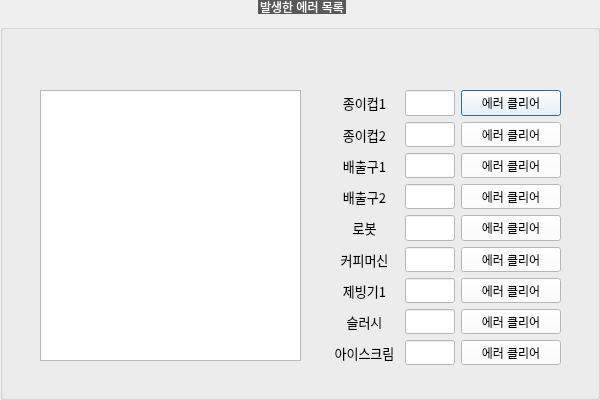
<?xml version="1.0" encoding="UTF-8"?>
<ui version="4.0">
 <class>DialogError</class>
 <widget class="QDialog" name="DialogError">
  <property name="geometry">
   <rect>
    <x>0</x>
    <y>0</y>
    <width>600</width>
    <height>400</height>
   </rect>
  </property>
  <property name="windowTitle">
   <string>Dialog</string>
  </property>
  <property name="styleSheet">
   <string notr="true">QGroupBox  {
    margin-top: 10px;
	font: 20pt &quot;함초롬돋움&quot;;
}

QGroupBox::title  {
    subcontrol-origin: margin;
    subcontrol-position: top center;
    padding: 10px 8000px 10px 8000px;
    background-color: #595959;
    color: rgb(255, 255, 255);
}
QLabel {
	font: 10pt &quot;함초롬돋움&quot;;
}
QComboBox{
	font: 10pt &quot;함초롬돋움&quot;;
	background-color: #ffffff
}
QPushButton{
	font: 10pt &quot;함초롬돋움&quot;;
	background-color: #ffffff
}
QLineEdit{
	font: 10pt &quot;함초롬돋움&quot;;
	background-color: #ffffff
}



</string>
  </property>
  <widget class="QGroupBox" name="groupBox">
   <property name="geometry">
    <rect>
     <x>0</x>
     <y>0</y>
     <width>600</width>
     <height>400</height>
    </rect>
   </property>
   <property name="title">
    <string>발생한 에러 목록</string>
   </property>
   <widget class="QListWidget" name="LW_ERROR">
    <property name="geometry">
     <rect>
      <x>40</x>
      <y>90</y>
      <width>261</width>
      <height>271</height>
     </rect>
    </property>
   </widget>
   <widget class="QWidget" name="layoutWidget">
    <property name="geometry">
     <rect>
      <x>330</x>
      <y>90</y>
      <width>231</width>
      <height>275</height>
     </rect>
    </property>
    <layout class="QGridLayout" name="gridLayout">
     <item row="0" column="0">
      <widget class="QLabel" name="label_153">
       <property name="font">
        <font>
         <family>함초롬돋움</family>
         <pointsize>10</pointsize>
         <weight>50</weight>
         <italic>false</italic>
         <bold>false</bold>
        </font>
       </property>
       <property name="text">
        <string>종이컵1</string>
       </property>
       <property name="alignment">
        <set>Qt::AlignCenter</set>
       </property>
      </widget>
     </item>
     <item row="0" column="1">
      <widget class="QLineEdit" name="LE_DEVICE_ERROR_PAPER_CUP_1">
       <property name="maximumSize">
        <size>
         <width>50</width>
         <height>16777215</height>
        </size>
       </property>
       <property name="font">
        <font>
         <family>함초롬돋움</family>
         <pointsize>10</pointsize>
         <weight>50</weight>
         <italic>false</italic>
         <bold>false</bold>
        </font>
       </property>
       <property name="text">
        <string/>
       </property>
       <property name="alignment">
        <set>Qt::AlignRight|Qt::AlignTrailing|Qt::AlignVCenter</set>
       </property>
       <property name="readOnly">
        <bool>true</bool>
       </property>
      </widget>
     </item>
     <item row="0" column="2">
      <widget class="QPushButton" name="BTN_ERROR_CLEAR_PAPER_CUP_1">
       <property name="minimumSize">
        <size>
         <width>100</width>
         <height>0</height>
        </size>
       </property>
       <property name="text">
        <string>에러 클리어</string>
       </property>
      </widget>
     </item>
     <item row="1" column="0">
      <widget class="QLabel" name="label_152">
       <property name="font">
        <font>
         <family>함초롬돋움</family>
         <pointsize>10</pointsize>
         <weight>50</weight>
         <italic>false</italic>
         <bold>false</bold>
        </font>
       </property>
       <property name="text">
        <string>종이컵2</string>
       </property>
       <property name="alignment">
        <set>Qt::AlignCenter</set>
       </property>
      </widget>
     </item>
     <item row="1" column="1">
      <widget class="QLineEdit" name="LE_DEVICE_ERROR_PP_CUP_1">
       <property name="maximumSize">
        <size>
         <width>50</width>
         <height>16777215</height>
        </size>
       </property>
       <property name="font">
        <font>
         <family>함초롬돋움</family>
         <pointsize>10</pointsize>
         <weight>50</weight>
         <italic>false</italic>
         <bold>false</bold>
        </font>
       </property>
       <property name="text">
        <string/>
       </property>
       <property name="alignment">
        <set>Qt::AlignRight|Qt::AlignTrailing|Qt::AlignVCenter</set>
       </property>
       <property name="readOnly">
        <bool>true</bool>
       </property>
      </widget>
     </item>
     <item row="1" column="2">
      <widget class="QPushButton" name="BTN_ERROR_CLEAR_PP_CUP_1">
       <property name="minimumSize">
        <size>
         <width>100</width>
         <height>0</height>
        </size>
       </property>
       <property name="text">
        <string>에러 클리어</string>
       </property>
      </widget>
     </item>
     <item row="2" column="0">
      <widget class="QLabel" name="label_159">
       <property name="font">
        <font>
         <family>함초롬돋움</family>
         <pointsize>10</pointsize>
         <weight>50</weight>
         <italic>false</italic>
         <bold>false</bold>
        </font>
       </property>
       <property name="text">
        <string>배출구1</string>
       </property>
       <property name="alignment">
        <set>Qt::AlignCenter</set>
       </property>
      </widget>
     </item>
     <item row="2" column="1">
      <widget class="QLineEdit" name="LE_DEVICE_ERROR_OUTLET_1">
       <property name="maximumSize">
        <size>
         <width>50</width>
         <height>16777215</height>
        </size>
       </property>
       <property name="font">
        <font>
         <family>함초롬돋움</family>
         <pointsize>10</pointsize>
         <weight>50</weight>
         <italic>false</italic>
         <bold>false</bold>
        </font>
       </property>
       <property name="text">
        <string/>
       </property>
       <property name="alignment">
        <set>Qt::AlignRight|Qt::AlignTrailing|Qt::AlignVCenter</set>
       </property>
       <property name="readOnly">
        <bool>true</bool>
       </property>
      </widget>
     </item>
     <item row="2" column="2">
      <widget class="QPushButton" name="BTN_ERROR_CLEAR_OUTLET_1">
       <property name="minimumSize">
        <size>
         <width>100</width>
         <height>0</height>
        </size>
       </property>
       <property name="text">
        <string>에러 클리어</string>
       </property>
      </widget>
     </item>
     <item row="3" column="0">
      <widget class="QLabel" name="label_163">
       <property name="font">
        <font>
         <family>함초롬돋움</family>
         <pointsize>10</pointsize>
         <weight>50</weight>
         <italic>false</italic>
         <bold>false</bold>
        </font>
       </property>
       <property name="text">
        <string>배출구2</string>
       </property>
       <property name="alignment">
        <set>Qt::AlignCenter</set>
       </property>
      </widget>
     </item>
     <item row="3" column="1">
      <widget class="QLineEdit" name="LE_DEVICE_ERROR_OUTLET_2">
       <property name="maximumSize">
        <size>
         <width>50</width>
         <height>16777215</height>
        </size>
       </property>
       <property name="font">
        <font>
         <family>함초롬돋움</family>
         <pointsize>10</pointsize>
         <weight>50</weight>
         <italic>false</italic>
         <bold>false</bold>
        </font>
       </property>
       <property name="text">
        <string/>
       </property>
       <property name="alignment">
        <set>Qt::AlignRight|Qt::AlignTrailing|Qt::AlignVCenter</set>
       </property>
       <property name="readOnly">
        <bool>true</bool>
       </property>
      </widget>
     </item>
     <item row="3" column="2">
      <widget class="QPushButton" name="BTN_ERROR_CLEAR_OUTLET_2">
       <property name="minimumSize">
        <size>
         <width>100</width>
         <height>0</height>
        </size>
       </property>
       <property name="text">
        <string>에러 클리어</string>
       </property>
      </widget>
     </item>
     <item row="4" column="0">
      <widget class="QLabel" name="label_161">
       <property name="font">
        <font>
         <family>함초롬돋움</family>
         <pointsize>10</pointsize>
         <weight>50</weight>
         <italic>false</italic>
         <bold>false</bold>
        </font>
       </property>
       <property name="text">
        <string>로봇</string>
       </property>
       <property name="alignment">
        <set>Qt::AlignCenter</set>
       </property>
      </widget>
     </item>
     <item row="4" column="1">
      <widget class="QLineEdit" name="LE_DEVICE_ERROR_ROBOT_1">
       <property name="maximumSize">
        <size>
         <width>50</width>
         <height>16777215</height>
        </size>
       </property>
       <property name="font">
        <font>
         <family>함초롬돋움</family>
         <pointsize>10</pointsize>
         <weight>50</weight>
         <italic>false</italic>
         <bold>false</bold>
        </font>
       </property>
       <property name="text">
        <string/>
       </property>
       <property name="alignment">
        <set>Qt::AlignRight|Qt::AlignTrailing|Qt::AlignVCenter</set>
       </property>
       <property name="readOnly">
        <bool>true</bool>
       </property>
      </widget>
     </item>
     <item row="4" column="2">
      <widget class="QPushButton" name="BTN_ERROR_CLEAR_ROBOT_3">
       <property name="minimumSize">
        <size>
         <width>100</width>
         <height>0</height>
        </size>
       </property>
       <property name="text">
        <string>에러 클리어</string>
       </property>
      </widget>
     </item>
     <item row="5" column="0">
      <widget class="QLabel" name="label_149">
       <property name="font">
        <font>
         <family>함초롬돋움</family>
         <pointsize>10</pointsize>
         <weight>50</weight>
         <italic>false</italic>
         <bold>false</bold>
        </font>
       </property>
       <property name="text">
        <string>커피머신</string>
       </property>
       <property name="alignment">
        <set>Qt::AlignCenter</set>
       </property>
      </widget>
     </item>
     <item row="5" column="1">
      <widget class="QLineEdit" name="LE_DEVICE_ERROR_COFFEE">
       <property name="maximumSize">
        <size>
         <width>50</width>
         <height>16777215</height>
        </size>
       </property>
       <property name="font">
        <font>
         <family>함초롬돋움</family>
         <pointsize>10</pointsize>
         <weight>50</weight>
         <italic>false</italic>
         <bold>false</bold>
        </font>
       </property>
       <property name="text">
        <string/>
       </property>
       <property name="alignment">
        <set>Qt::AlignRight|Qt::AlignTrailing|Qt::AlignVCenter</set>
       </property>
       <property name="readOnly">
        <bool>true</bool>
       </property>
      </widget>
     </item>
     <item row="5" column="2">
      <widget class="QPushButton" name="BTN_ERROR_CLEAR_COFFEE">
       <property name="minimumSize">
        <size>
         <width>100</width>
         <height>0</height>
        </size>
       </property>
       <property name="text">
        <string>에러 클리어</string>
       </property>
      </widget>
     </item>
     <item row="6" column="0">
      <widget class="QLabel" name="label_150">
       <property name="font">
        <font>
         <family>함초롬돋움</family>
         <pointsize>10</pointsize>
         <weight>50</weight>
         <italic>false</italic>
         <bold>false</bold>
        </font>
       </property>
       <property name="text">
        <string>제빙기1</string>
       </property>
       <property name="alignment">
        <set>Qt::AlignCenter</set>
       </property>
      </widget>
     </item>
     <item row="6" column="1">
      <widget class="QLineEdit" name="LE_DEVICE_ERROR_ICE_1">
       <property name="maximumSize">
        <size>
         <width>50</width>
         <height>16777215</height>
        </size>
       </property>
       <property name="font">
        <font>
         <family>함초롬돋움</family>
         <pointsize>10</pointsize>
         <weight>50</weight>
         <italic>false</italic>
         <bold>false</bold>
        </font>
       </property>
       <property name="text">
        <string/>
       </property>
       <property name="alignment">
        <set>Qt::AlignRight|Qt::AlignTrailing|Qt::AlignVCenter</set>
       </property>
       <property name="readOnly">
        <bool>true</bool>
       </property>
      </widget>
     </item>
     <item row="6" column="2">
      <widget class="QPushButton" name="BTN_ERROR_CLEAR_ICE_1">
       <property name="minimumSize">
        <size>
         <width>100</width>
         <height>0</height>
        </size>
       </property>
       <property name="text">
        <string>에러 클리어</string>
       </property>
      </widget>
     </item>
     <item row="7" column="0">
      <widget class="QLabel" name="label_156">
       <property name="font">
        <font>
         <family>함초롬돋움</family>
         <pointsize>10</pointsize>
         <weight>50</weight>
         <italic>false</italic>
         <bold>false</bold>
        </font>
       </property>
       <property name="text">
        <string>슬러시</string>
       </property>
       <property name="alignment">
        <set>Qt::AlignCenter</set>
       </property>
      </widget>
     </item>
     <item row="7" column="1">
      <widget class="QLineEdit" name="LE_DEVICE_ERROR_SLUSH">
       <property name="maximumSize">
        <size>
         <width>50</width>
         <height>16777215</height>
        </size>
       </property>
       <property name="font">
        <font>
         <family>함초롬돋움</family>
         <pointsize>10</pointsize>
         <weight>50</weight>
         <italic>false</italic>
         <bold>false</bold>
        </font>
       </property>
       <property name="text">
        <string/>
       </property>
       <property name="alignment">
        <set>Qt::AlignRight|Qt::AlignTrailing|Qt::AlignVCenter</set>
       </property>
       <property name="readOnly">
        <bool>true</bool>
       </property>
      </widget>
     </item>
     <item row="7" column="2">
      <widget class="QPushButton" name="BTN_ERROR_CLEAR_SLUSH">
       <property name="minimumSize">
        <size>
         <width>100</width>
         <height>0</height>
        </size>
       </property>
       <property name="text">
        <string>에러 클리어</string>
       </property>
      </widget>
     </item>
     <item row="8" column="0">
      <widget class="QLabel" name="label_157">
       <property name="font">
        <font>
         <family>함초롬돋움</family>
         <pointsize>10</pointsize>
         <weight>50</weight>
         <italic>false</italic>
         <bold>false</bold>
        </font>
       </property>
       <property name="text">
        <string>아이스크림</string>
       </property>
       <property name="alignment">
        <set>Qt::AlignCenter</set>
       </property>
      </widget>
     </item>
     <item row="8" column="1">
      <widget class="QLineEdit" name="LE_DEVICE_ERROR_ICECREAM">
       <property name="maximumSize">
        <size>
         <width>50</width>
         <height>16777215</height>
        </size>
       </property>
       <property name="font">
        <font>
         <family>함초롬돋움</family>
         <pointsize>10</pointsize>
         <weight>50</weight>
         <italic>false</italic>
         <bold>false</bold>
        </font>
       </property>
       <property name="text">
        <string/>
       </property>
       <property name="alignment">
        <set>Qt::AlignRight|Qt::AlignTrailing|Qt::AlignVCenter</set>
       </property>
       <property name="readOnly">
        <bool>true</bool>
       </property>
      </widget>
     </item>
     <item row="8" column="2">
      <widget class="QPushButton" name="BTN_ERROR_CLEAR_ICECREAM">
       <property name="minimumSize">
        <size>
         <width>100</width>
         <height>0</height>
        </size>
       </property>
       <property name="text">
        <string>에러 클리어</string>
       </property>
      </widget>
     </item>
    </layout>
   </widget>
  </widget>
 </widget>
 <resources/>
 <connections/>
</ui>
